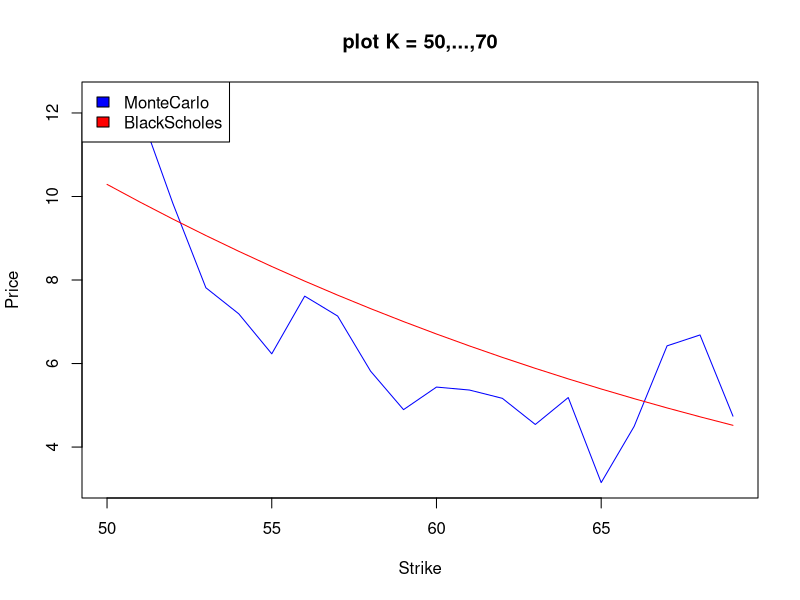
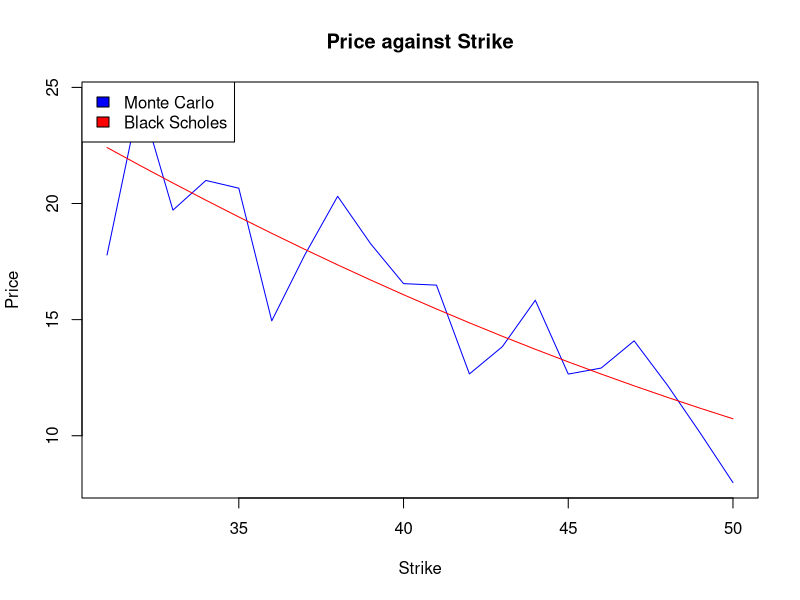
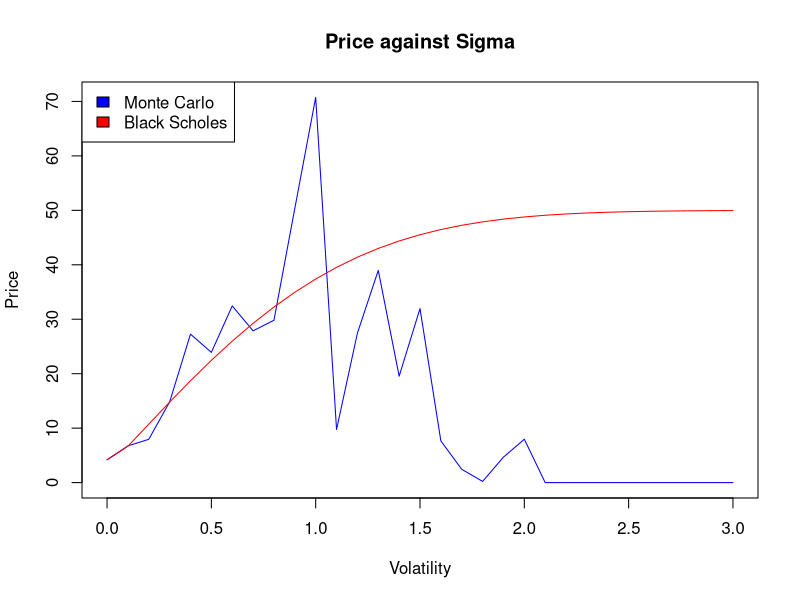

The R source for these figures, in order:
## ---- chunk 1
knitr::opts_chunk$set(echo = TRUE)
## ---- chunk 2
init_price <- 50
K <- 50
r<- 0.0175
sigma <- 0.2
T <- 5
M <- 1000
N <- 100
## ---- chunk 3
BS_V0 <- function(S_0, K, r, sigma, T){
  d1 <- (log(S_0/K) + (r + sigma^2/2)*T)/(sigma * sqrt(T)) 
  d2 <- (log(S_0/K) + (r - sigma^2/2)*T)/(sigma * sqrt(T)) 
  res <- S_0 * pnorm(d1) - K*pnorm(d2) * exp(-r * T)
  return(res)
}

MC_V0 <- function(S_0, K, r, sigma, T, N, M){
  payoff <- rep(0,M)
  for (i in 1:M){
    s <- S_0
    for (n in 1:N){
      s <- s + r*s*(T/N) + sigma * s * rnorm(1) * sqrt(T/N)
    }
    if (s>K){
      payoff[[i]] <- s-K
    } else {
      payoff[[i]] <- 0
    }
  }
  res <- (1 + r * (T/N))^-N * mean(payoff)
}
## ---- chunk 4
MC <- rep(0,20)
BS <- rep(0,20)

for (i in 1:20){
  MC[[i]] <- MC_V0(init_price, K+i, r, sigma, T, M, N)
  BS[[i]] <- BS_V0(init_price, K+i, r, sigma, T)
}
print(MC)
print(BS)
plot(c(50:69), MC, main = "plot K = 50,...,70", ylab = "Price", xlab="Strike", type = "l", col = "blue")
lines(50:69, BS, col = "red")
legend("topleft",
       c("MonteCarlo","BlackScholes"),
       fill=c("blue","red"))
## ---- chunk 5
priceMC <- rep(0,20)
priceBS <- rep(0,20)

for (i in 0:19){
priceMC[[i+1]] <- MC_V0(init_price, K-19+i, r, sigma, T, M, N)
priceBS[[i+1]] <- BS_V0(init_price, K-19+i, r, sigma, T)
}
plot(K-rev(c(0:19)), priceMC, main = "Price against Strike", ylab = "Price" , xlab = "Strike", type = "l", col = "blue")
lines(K-rev(c(0:19)), priceBS, col="red")
legend("topleft", c("Monte Carlo", "Black Scholes"), fill=c("blue", "red"))
## ---- chunk 6
sigmas = seq(0,3,0.1)
priceMC = rep(0, length(sigmas))
priceBS = rep(0, length(sigmas))
for (i in 1:length(sigmas)){
  priceMC[[i]] <- MC_V0(init_price, K, r, sigmas[i], T, M, N)
  priceBS[[i]] <- BS_V0(init_price, K, r, sigmas[i], T)
}
plot(sigmas, priceMC, main = "Price against Sigma", ylab="Price",xlab="Volatility", type="l", col="blue")
lines(sigmas, priceBS, col="red")
legend("topleft", c("Monte Carlo", "Black Scholes"), fill = c("blue","red"))
